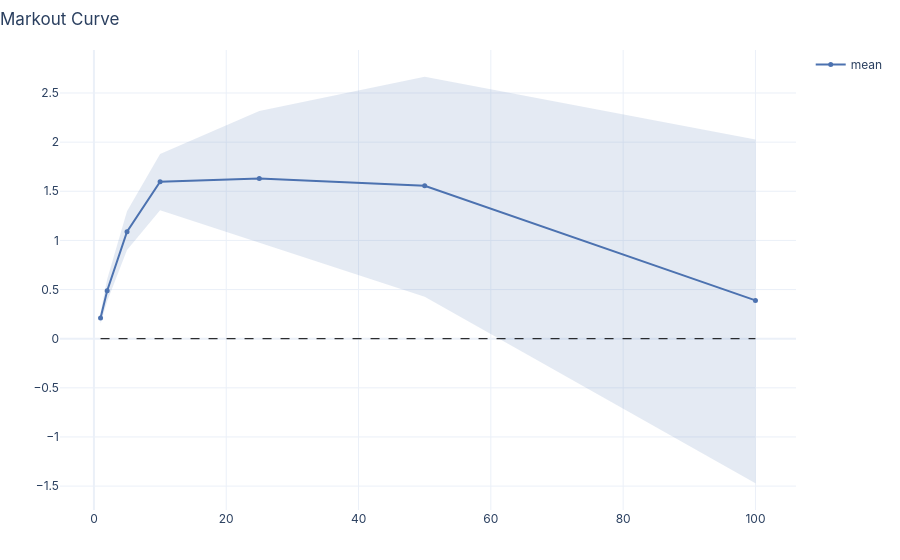

Here is the notebook cell this chart was saved with:
### Markdown cell above
## Alternative clocks: trade-clock and tick-clock

Wall-clock measures "N seconds after the trade". But you can also
measure in **trade-clock** (N trades later) or **tick-clock** (N
quote updates later). Each tells a different story about how
quickly the market processes information.

### Code cell
result_trade = mo.compute(
    trades=trades,
    quotes=quotes,
    horizons=mo.trades(1, 2, 5, 10, 25, 50, 100),
    unit="bps",
    perspective="maker",
)
result_trade.plot.curve()

### Figure 1 — Plotly figure (JSON) as saved in the notebook; plotly's stock layout.template omitted (floating-point values rounded to 4 significant figures)
{"data": [{"fill": "toself", "fillcolor": "rgba(76, 114, 176, 0.15)", "hoverinfo": "skip", "line": {"color": "rgba(0,0,0,0)"}, "name": "mean CI", "showlegend": false, "type": "scatter", "x": [1, 2, 5, 10, 25, 50, 100, 100, 50, 25, 10, 5, 2, 1], "xaxis": "x", "y": [0.2657, 0.6044, 1.297, 1.879, 2.317, 2.665, 2.026, -1.471, 0.4279, 0.9766, 1.307, 0.9015, 0.3803, 0.1525], "yaxis": "y"}, {"line": {"color": "#4C72B0"}, "marker": {"color": "#4C72B0", "size": 5}, "mode": "lines+markers", "name": "mean", "type": "scatter", "x": [1, 2, 5, 10, 25, 50, 100], "xaxis": "x", "y": [0.2098, 0.4872, 1.089, 1.597, 1.63, 1.557, 0.3898], "yaxis": "y"}, {"hoverinfo": "skip", "line": {"color": "black", "dash": "dash", "width": 1}, "mode": "lines", "name": "zero", "showlegend": false, "type": "scatter", "x": [1, 100], "xaxis": "x", "y": [0, 0], "yaxis": "y"}], "layout": {"font": {"family": "Inter, system-ui, sans-serif", "size": 12}, "hovermode": "x unified", "margin": {"b": 50, "l": 60, "r": 30, "t": 50}, "title": {"text": "Markout Curve", "x": 0, "xanchor": "left"}, "xaxis": {"anchor": "y", "domain": [0, 1]}, "yaxis": {"anchor": "x", "domain": [0, 1]}}}
